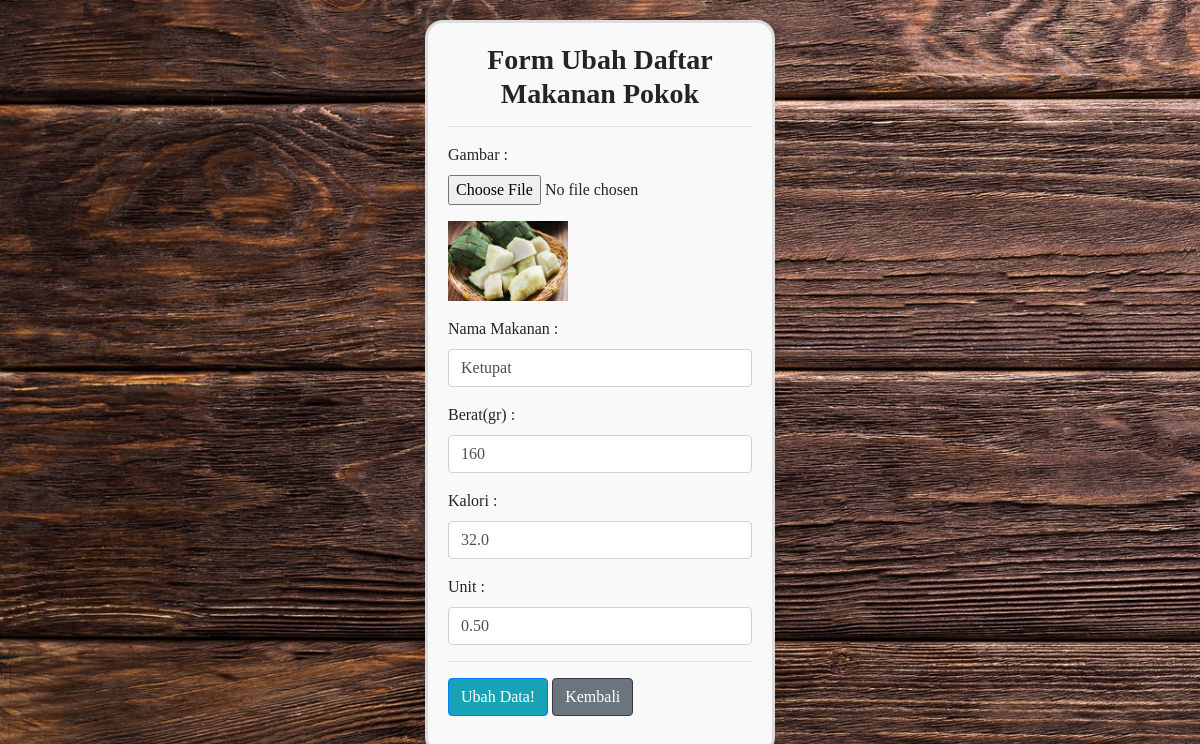
The app's page /PW-FINAL-PROJECT-193040002/php/ubah.php?id=4 with its own data.
### tables this page shows
CREATE TABLE `makanan_pokok` (
  `id` int(11) NOT NULL,
  `gambar` varchar(200) NOT NULL,
  `nama_makanan` varchar(250) NOT NULL,
  `berat` char(100) NOT NULL,
  `kalori` char(10) NOT NULL,
  `unit` char(10) NOT NULL
);

### PW-FINAL-PROJECT-193040002/php/functions.php (called while the page is built, shortened)
<?php
function koneksi()
{
  return mysqli_connect('localhost', 'root', '', 'tubes_193040002');
}
function query($sql)
{
  $conn = koneksi();
  $result = mysqli_query($conn, $sql);
  $rows = [];
  while ($row = mysqli_fetch_assoc($result)) {
    $rows[] = $row;
  }
  return $rows;
}

### PW-FINAL-PROJECT-193040002/php/ubah.php (the view, shortened to what this page needs)
<?php
require 'functions.php';
$id = $_GET['id'];
$mkn = query("SELECT * FROM makanan_pokok WHERE id = $id ")[0];
?>
<!DOCTYPE html>
<html lang="en">
<head>
  <link rel="stylesheet" href="https://stackpath.bootstrapcdn.com/bootstrap/4.4.1/css/bootstrap.min.css">
</head>
<body>
  <div class="container">
    <div class="row">
      <div class="col-lg-12">
        <div class="ubah">
          <h3><i class="fa fa-key fa-fw"></i>Form Ubah Daftar Makanan Pokok</h3>
          <hr>
          <form action="" method="post" enctype="multipart/form-data">
            <div class="form-group">
              <div class="form-group">
                <label for="gambar">Gambar :</label>
                <input type="file" name="gambar" class="gambar" onchange="previewImage()">
              </div>
              <img src="../assets/img/<?= $mkn['gambar']; ?>" width="120" style="display: block;" class="img-preview">
            </div>
            <div class="form-group">
              <div class="form-group">
                <label for="nama_makanan">Nama Makanan :</label>
                <input type="text" class="form-control" name="nama_makanan" id="nama_makanan" required value="<?= $mkn['nama_makanan']; ?>">
              </div>
              <div class="form-group">
                <label for="berat">Berat(gr) :</label>
                <input type="text" class="form-control" name="berat" id="berat" required value="<?= $mkn['berat']; ?>">
              </div>
              <div class="form-group">
                <label for="kalori">Kalori :</label>
                <input type="text" class="form-control" name="kalori" id="kalori" required value="<?= $mkn['kalori']; ?>">
              </div>
              <div class="form-group">
                <label for="unit">Unit :</label>
                <input type="text" class="form-control" name="unit" id="unit" required value="<?= $mkn['unit']; ?>">
              </div>
              <hr>
              <button type="submit" class="btn btn-primary bg-info" name="ubah">Ubah Data!</button>
              <button type="submit" class="btn btn-dark bg-secondary">
                <a href="admin.php" style="text-decoration: none; color: white;">Kembali</a>
              </button>
          </form>
        </div>
      </div>
    </div>
  </div>
</body>
</html>

### PW-FINAL-PROJECT-193040002/php/ubah.php (style rules this page uses)
body { font-family: Cambria, Cochin, Georgia, Times, 'Times New Roman', serif; background-image: url("../assets/img/bg.jpg"); background-repeat: no-repeat; background-size: 150%; }
.container { width: 350px; min-height: 350px; border: #CCC solid 1px; background: #f9f9f9; padding: 20px; margin: 20px auto; box-shadow: 0 2px 7px rgba(0, 0, 0, 0.1); border-radius: 18px; border: 3px solid gainsboro; }
h3 { text-align: center; font-weight: bold; }

### records on screen
makanan_pokok: gambar (picture), nama_makanan "Ketupat", berat "160", kalori "32.0", unit "0.50"
